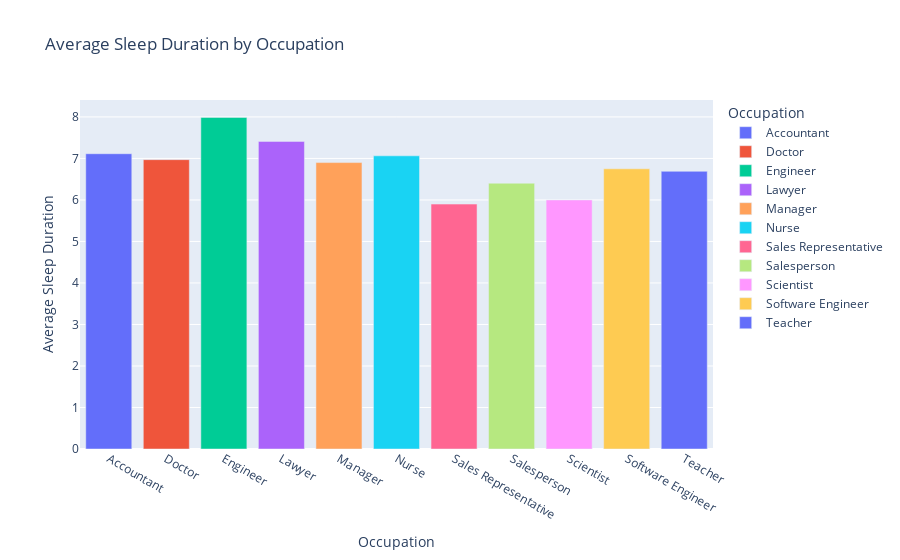

The cell this chart's notebook holds for it:
### Code cell
# 'Occupation' 별 평균 'Sleep Duration' 계산
occupation_sleep_duration = noMV_df.groupby('Occupation')['Sleep Duration'].mean().reset_index()

# 바 차트 생성
fig = px.bar(occupation_sleep_duration, x='Occupation', y='Sleep Duration', 
             title='Average Sleep Duration by Occupation', 
             labels={'Occupation': 'Occupation', 'Sleep Duration': 'Average Sleep Duration'},
             color='Occupation')

# 차트 출력
fig.show()

### Figure 1 — Plotly figure (JSON) as saved in the notebook; plotly's stock layout.template omitted (floating-point values rounded to 4 significant figures)
{"data": [{"alignmentgroup": "True", "hovertemplate": "Occupation=%{x}<br>Average Sleep Duration=%{y}<extra></extra>", "legendgroup": "Accountant", "marker": {"color": "#636efa", "pattern": {"shape": ""}}, "name": "Accountant", "offsetgroup": "Accountant", "orientation": "v", "showlegend": true, "textposition": "auto", "type": "bar", "x": ["Accountant"], "xaxis": "x", "y": [7.114], "yaxis": "y"}, {"alignmentgroup": "True", "hovertemplate": "Occupation=%{x}<br>Average Sleep Duration=%{y}<extra></extra>", "legendgroup": "Doctor", "marker": {"color": "#EF553B", "pattern": {"shape": ""}}, "name": "Doctor", "offsetgroup": "Doctor", "orientation": "v", "showlegend": true, "textposition": "auto", "type": "bar", "x": ["Doctor"], "xaxis": "x", "y": [6.97], "yaxis": "y"}, {"alignmentgroup": "True", "hovertemplate": "Occupation=%{x}<br>Average Sleep Duration=%{y}<extra></extra>", "legendgroup": "Engineer", "marker": {"color": "#00cc96", "pattern": {"shape": ""}}, "name": "Engineer", "offsetgroup": "Engineer", "orientation": "v", "showlegend": true, "textposition": "auto", "type": "bar", "x": ["Engineer"], "xaxis": "x", "y": [7.987], "yaxis": "y"}, {"alignmentgroup": "True", "hovertemplate": "Occupation=%{x}<br>Average Sleep Duration=%{y}<extra></extra>", "legendgroup": "Lawyer", "marker": {"color": "#ab63fa", "pattern": {"shape": ""}}, "name": "Lawyer", "offsetgroup": "Lawyer", "orientation": "v", "showlegend": true, "textposition": "auto", "type": "bar", "x": ["Lawyer"], "xaxis": "x", "y": [7.411], "yaxis": "y"}, {"alignmentgroup": "True", "hovertemplate": "Occupation=%{x}<br>Average Sleep Duration=%{y}<extra></extra>", "legendgroup": "Manager", "marker": {"color": "#FFA15A", "pattern": {"shape": ""}}, "name": "Manager", "offsetgroup": "Manager", "orientation": "v", "showlegend": true, "textposition": "auto", "type": "bar", "x": ["Manager"], "xaxis": "x", "y": [6.9], "yaxis": "y"}, {"alignmentgroup": "True", "hovertemplate": "Occupation=%{x}<br>Average Sleep Duration=%{y}<extra></extra>", "legendgroup": "Nurse", "marker": {"color": "#19d3f3", "pattern": {"shape": ""}}, "name": "Nurse", "offsetgroup": "Nurse", "orientation": "v", "showlegend": true, "textposition": "auto", "type": "bar", "x": ["Nurse"], "xaxis": "x", "y": [7.063], "yaxis": "y"}, {"alignmentgroup": "True", "hovertemplate": "Occupation=%{x}<br>Average Sleep Duration=%{y}<extra></extra>", "legendgroup": "Sales Representative", "marker": {"color": "#FF6692", "pattern": {"shape": ""}}, "name": "Sales Representative", "offsetgroup": "Sales Representative", "orientation": "v", "showlegend": true, "textposition": "auto", "type": "bar", "x": ["Sales Representative"], "xaxis": "x", "y": [5.9], "yaxis": "y"}, {"alignmentgroup": "True", "hovertemplate": "Occupation=%{x}<br>Average Sleep Duration=%{y}<extra></extra>", "legendgroup": "Salesperson", "marker": {"color": "#B6E880", "pattern": {"shape": ""}}, "name": "Salesperson", "offsetgroup": "Salesperson", "orientation": "v", "showlegend": true, "textposition": "auto", "type": "bar", "x": ["Salesperson"], "xaxis": "x", "y": [6.403], "yaxis": "y"}, {"alignmentgroup": "True", "hovertemplate": "Occupation=%{x}<br>Average Sleep Duration=%{y}<extra></extra>", "legendgroup": "Scientist", "marker": {"color": "#FF97FF", "pattern": {"shape": ""}}, "name": "Scientist", "offsetgroup": "Scientist", "orientation": "v", "showlegend": true, "textposition": "auto", "type": "bar", "x": ["Scientist"], "xaxis": "x", "y": [6], "yaxis": "y"}, {"alignmentgroup": "True", "hovertemplate": "Occupation=%{x}<br>Average Sleep Duration=%{y}<extra></extra>", "legendgroup": "Software Engineer", "marker": {"color": "#FECB52", "pattern": {"shape": ""}}, "name": "Software Engineer", "offsetgroup": "Software Engineer", "orientation": "v", "showlegend": true, "textposition": "auto", "type": "bar", "x": ["Software Engineer"], "xaxis": "x", "y": [6.75], "yaxis": "y"}, {"alignmentgroup": "True", "hovertemplate": "Occupation=%{x}<br>Average Sleep Duration=%{y}<extra></extra>", "legendgroup": "Teacher", "marker": {"color": "#636efa", "pattern": {"shape": ""}}, "name": "Teacher", "offsetgroup": "Teacher", "orientation": "v", "showlegend": true, "textposition": "auto", "type": "bar", "x": ["Teacher"], "xaxis": "x", "y": [6.69], "yaxis": "y"}], "layout": {"barmode": "relative", "legend": {"title": {"text": "Occupation"}, "tracegroupgap": 0}, "title": {"text": "Average Sleep Duration by Occupation"}, "xaxis": {"anchor": "y", "categoryarray": ["Accountant", "Doctor", "Engineer", "Lawyer", "Manager", "Nurse", "Sales Representative", "Salesperson", "Scientist", "Software Engineer", "Teacher"], "categoryorder": "array", "domain": [0, 1], "title": {"text": "Occupation"}}, "yaxis": {"anchor": "x", "domain": [0, 1], "title": {"text": "Average Sleep Duration"}}}}
